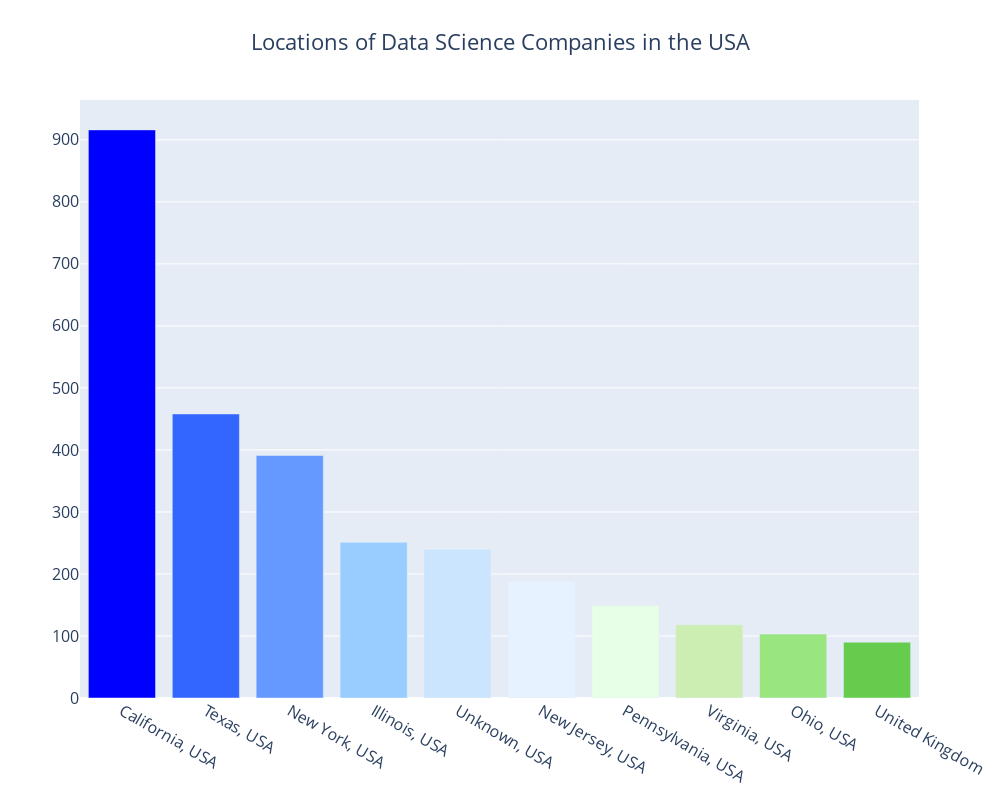

The notebook cell this image was saved under:
### Markdown cell above
### In which state are the Data Science Companies located?

### Code cell
ds_locations = df["State Headquarter"].value_counts().reset_index()
plotlyplot(ds_locations, 10, "Locations of Data SCience Companies in the USA")

# do map plot here

### Figure 1 — Plotly figure (JSON) as saved in the notebook; plotly's stock layout.template omitted (floating-point values rounded to 4 significant figures)
{"data": [{"marker": {"color": ["#0000FF", "#3366FF", "#6699FF", "#99CCFF", "#CCE5FF", "#E6F2FF", "#E6FFE6", "#CCEEB3", "#99E580", "#66CC4D", "#33B319", "#009900"]}, "type": "bar", "x": ["California, USA", "Texas, USA", "New York, USA", "Illinois, USA", "Unknown, USA", "New Jersey, USA", "Pennsylvania, USA", "Virginia, USA", "Ohio, USA", "United Kingdom"], "y": [916, 458, 391, 251, 240, 188, 149, 118, 103, 90]}], "layout": {"font": {"size": 16}, "height": 800, "title": {"text": "Locations of Data SCience Companies in the USA", "x": 0.5}, "width": 1000, "xaxis": {"autorange": true, "range": [-0.5, 9.5], "type": "category"}, "yaxis": {"autorange": true, "range": [0, 964.2], "type": "linear"}}}
